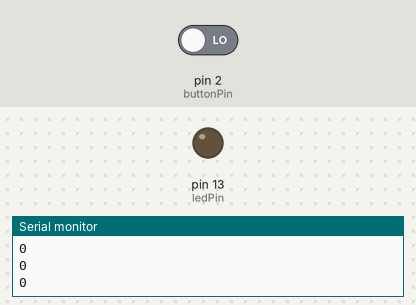
Simulated run of this sketch. Board: Arduino Uno, built with avr-gcc and run on an emulated ATmega328P. Parts: output pins drawn as LEDs (lit = HIGH), the last lines printed to the serial monitor. The inputs (shaded band) are chosen by the test bench; at power-on: pin 2 (buttonPin) LOW.

Above: at 10.8 s.
10.9 s: pin 2 (buttonPin) driven HIGH
At 16.0 s:
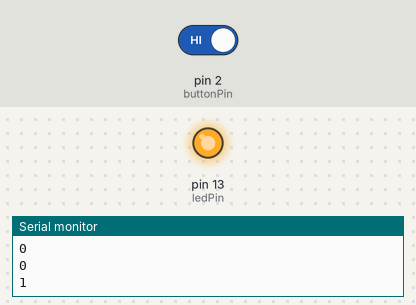
16.9 s: pin 2 (buttonPin) driven LOW
At 21.0 s:
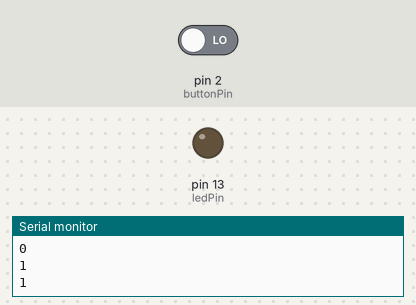
Timing chart, 0 to 22.5 s (numbered marks = the images above; inputs shaded):
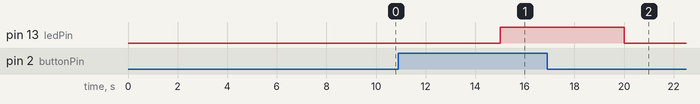

Measured:
- after the input at 10.9 s, pin 13 (ledPin): LOW → HIGH after 4.1 s
- after the input at 16.9 s, pin 13 (ledPin): HIGH → LOW after 3.1 s

The sketch:

pushbutton.ino
```cpp
const int buttonPin = 2;
const int ledPin = 13;
int buttonState = 0;
int count =0;
void setup() {
  // put your setup code here, to run once:
pinMode(ledPin, OUTPUT);
pinMode(buttonPin,INPUT);
Serial.begin(9600);

}

void loop() {
  // put your main code here, to run repeatedly:
buttonState = digitalRead(buttonPin);
if(buttonState == HIGH){
  digitalWrite(ledPin,HIGH);
  count++;
}else {
  digitalWrite(ledPin, LOW);
}
Serial.println(count);
delay(5000);
}
```
